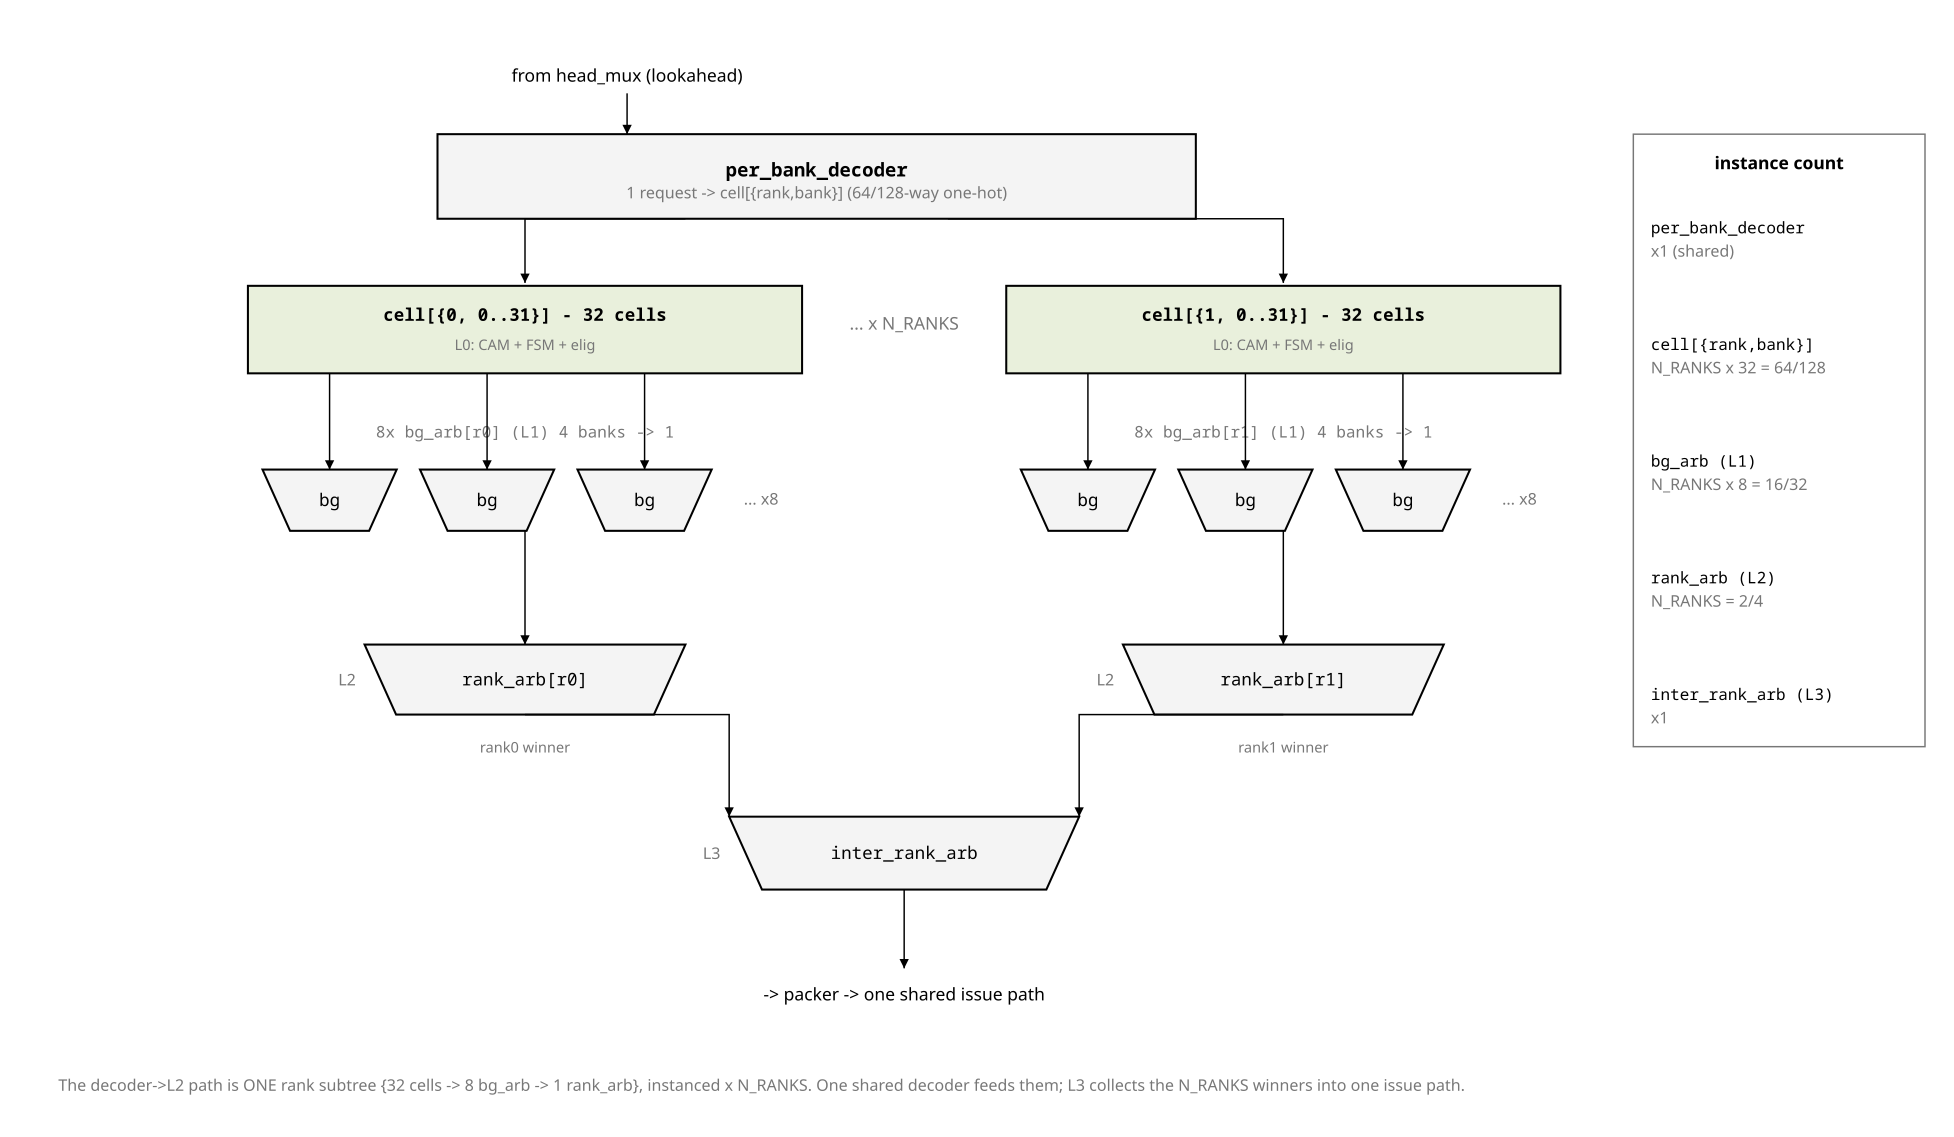

Generate this figure with Python:
from rtlfig import Fig, MUTED, FILL_CELL, FILL_LOGIC

# fig_08 — decoder -> L2 path = ONE rank subtree, instanced x N_RANKS.
# Invariant: 1 shared decoder; per-rank subtree {32 cells -> 8 bg_arb -> 1
# rank_arb}; L3 collects N_RANKS winners into one issue path.

f = Fig(1340, 780)


def subtree(xc, rk):
    # 32-cell block (L0)
    f.rect(xc - 190, 196, 380, 60, fill=FILL_CELL, width=1.4)
    f.text(xc, 220, f"cell[{{{rk}, 0..31}}]   -   32 cells", size=12,
           anchor="middle", bold=True)
    f.text(xc, 240, "L0: CAM + FSM + elig", size=10, mono=False,
           anchor="middle", fill=MUTED)
    # 8x bg_arb (L1) - draw 3 + ellipsis
    for i in range(3):
        f.mux(xc - 180 + i * 108, 322, 92, 42, "bg")
    f.text(xc + 150, 346, "... x8", size=11, mono=False, fill=MUTED)
    f.text(xc, 300, f"8x  bg_arb[r{rk}]   (L1)   4 banks -> 1", size=11,
           anchor="middle", fill=MUTED)
    for i in range(3):
        cx = xc - 180 + i * 108 + 46
        f.line(cx, 256, cx, 322, arrow=True)
    # rank_arb (L2)
    f.mux(xc - 110, 442, 220, 48, f"rank_arb[r{rk}]", sel="L2")
    f.line(xc, 364, xc, 442, arrow=True)


# ---------------- shared decoder ----------------
f.text(430, 56, "from head_mux (lookahead)", size=12, mono=False,
       anchor="middle")
f.line(430, 64, 430, 92, arrow=True)
f.logic(300, 92, 520, 58, "per_bank_decoder",
        "1 request -> cell[{rank,bank}]   (64/128-way one-hot)")

# ---------------- N_RANKS subtrees ----------------
subtree(360, 0)
subtree(880, 1)
f.text(620, 226, "...  x N_RANKS", size=12, mono=False, anchor="middle",
       fill=MUTED)

# decoder -> both cell blocks
f.path("M470 150 L360 150 L360 194", arrow=True)
f.path("M650 150 L880 150 L880 194", arrow=True)

# ---------------- L3 collects the rank winners ----------------
f.path("M360 490 L500 490 L500 560", arrow=True)
f.path("M880 490 L740 490 L740 560", arrow=True)
f.mux(500, 560, 240, 50, "inter_rank_arb", sel="L3")
f.text(360, 516, "rank0 winner", size=10, mono=False, anchor="middle", fill=MUTED)
f.text(880, 516, "rank1 winner", size=10, mono=False, anchor="middle", fill=MUTED)

f.line(620, 610, 620, 664, arrow=True)
f.text(620, 686, "->  packer  ->  one shared issue path", size=12, mono=False,
       anchor="middle")

# ---------------- instance-count ledger ----------------
lx = 1120
f.rect(lx, 92, 200, 420, fill="none", stroke=MUTED, width=1.0)
f.text(lx + 100, 116, "instance count", size=12, mono=False, anchor="middle",
       bold=True)
ledger = [(160, "per_bank_decoder", "x1  (shared)"),
          (240, "cell[{rank,bank}]", "N_RANKS x 32 = 64/128"),
          (320, "bg_arb  (L1)", "N_RANKS x 8 = 16/32"),
          (400, "rank_arb  (L2)", "N_RANKS = 2/4"),
          (480, "inter_rank_arb (L3)", "x1")]
for y, name, cnt in ledger:
    f.text(lx + 12, y, name, size=11, mono=True)
    f.text(lx + 12, y + 16, cnt, size=11, mono=False, fill=MUTED)

f.caption(40, 748, "The decoder->L2 path is ONE rank subtree {32 cells -> 8 "
                   "bg_arb -> 1 rank_arb}, instanced x N_RANKS. One shared "
                   "decoder feeds them; L3 collects the N_RANKS winners into one "
                   "issue path.")

f.save("fig_08_rank_funnel.svg")
print("wrote fig_08_rank_funnel.svg")
